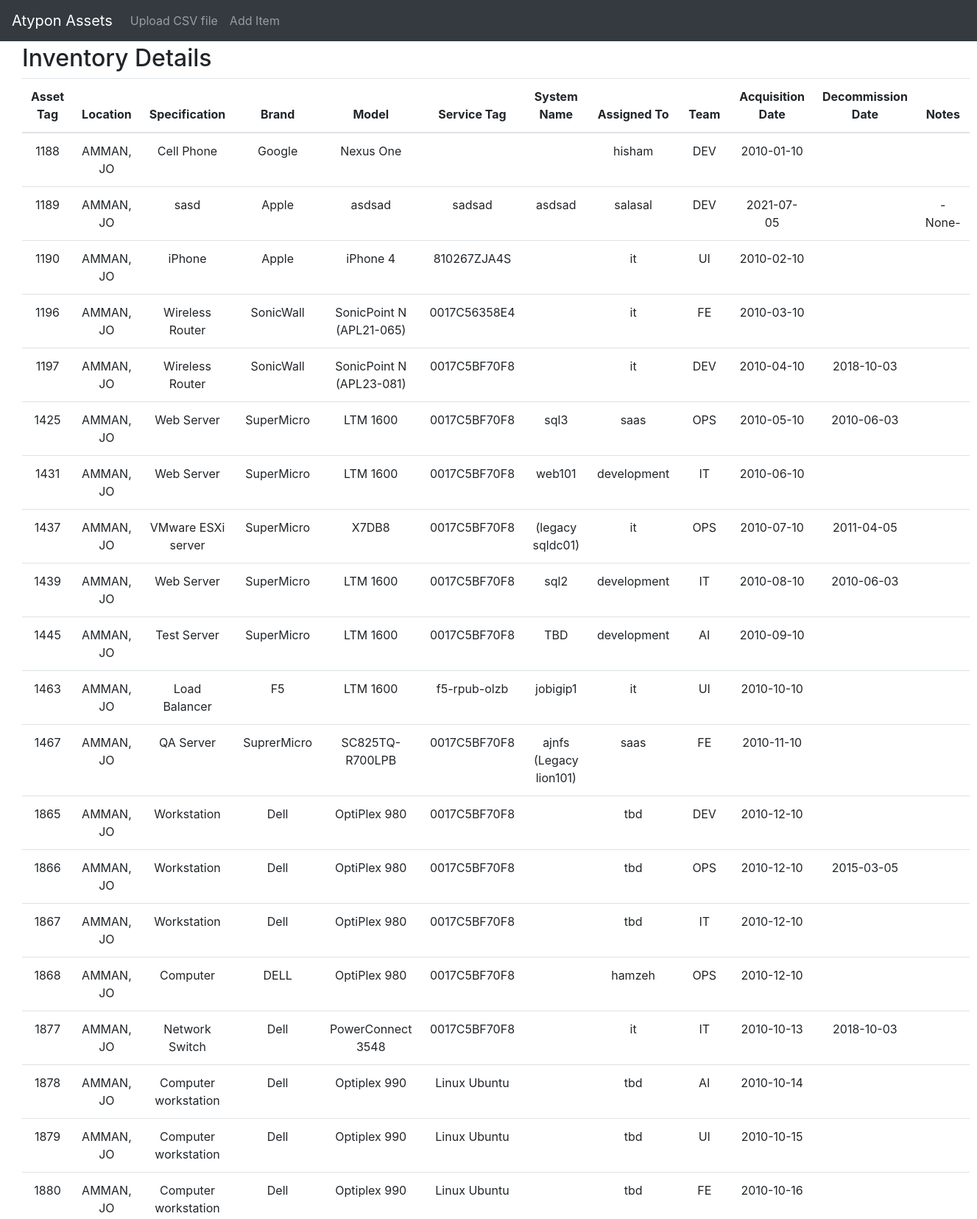
The app's page / (signed in, upper part) with its own data.
### Inventory/models.py (models this page shows, shortened)
class Item(models.Model):
    asset_tag = models.IntegerField(primary_key=True)
    location = models.ForeignKey(Location, on_delete=models.SET_NULL, null=True)
    specification = models.CharField(max_length=100)
    brand = models.ForeignKey(Brand, on_delete=models.SET_NULL, null=True)
    model = models.CharField(max_length=100)
    service_tag = models.CharField(max_length=100)
    system_name = models.CharField(max_length=100, blank=True, null=True)
    assigned_to = models.ForeignKey(Employee, on_delete=models.SET(get_it_employee), null=True)
    team = models.ForeignKey(Team, on_delete=models.SET(get_it_team), null=True)
    acquisition_date = models.DateField(default=datetime.date.today)
    decommission_date = models.DateField(blank=True, null=True)
    notes = models.CharField(max_length=256, blank=True, null=True)

class Location(models.Model):
    name = models.CharField(max_length=50)
    def __str__(self):
        return self.name

class Brand(models.Model):
    name = models.CharField(max_length=50)
    def __str__(self):
        return self.name

class Employee(models.Model):
    name = models.CharField(max_length=50)
    def __str__(self):
        return self.name

class Team(models.Model):
    name = models.CharField(max_length=10)
    def __str__(self):
        return self.name

### Inventory/views.py (the view)
# urls.py: path('', views.home_page),
@login_required
def home_page(request):
    items = Item.objects.all()
    dropdown_items = get_dropdown_items()
    data = {"items": items, 'dropdown_items': dropdown_items}
    return render(request, "details.html", data)

### Inventory/helper.py (called while the page is built)
def objects_to_json_string(objects):
    json_list = []
    for obj in objects.iterator():
        json_list.append('"{}":"{}"'.format(obj.name, obj.name))
    return "{" + ",".join(json_list) + "}"

def get_dropdown_items():
    data = {
        "locations": objects_to_json_string(Location.objects.all()),
        "brands": objects_to_json_string(Brand.objects.all()),
        "teams": objects_to_json_string(Team.objects.all()),
        "employees": objects_to_json_string(Employee.objects.all()),
    }
    return data

### templates/details.html (shortened to what this page needs)
{% extends 'base.html' %}
{% load crispy_forms_filters %}
{% load crispy_forms_tags %}
{% block page_header %}
    Inventory Details
{% endblock %}
{% block content %}
    <table class="table table-hover table-borderless text-center">
        <thead>
        <tr>
            <th id="asset_tag">Asset Tag</th>
            <th id="location">Location</th>
            <th id="specification">Specification</th>
            <th id="brand">Brand</th>
            <th id="model">Model</th>
            <th id="service_tag">Service Tag</th>
            <th id="system_name">System Name</th>
            <th id="assigned_to">Assigned To</th>
            <th id="team">Team</th>
            <th id="acquisition_date">Acquisition Date</th>
            <th id="decommission_date">Decommission Date</th>
            <th id="notes">Notes</th>
        </tr>
        </thead>
        <tbody>
        {% for item in items %}
            <tr>
                <td>{{ item.asset_tag|default_if_none:"-None-" }}</td>
                <td>{{ item.location|default_if_none:"-None-" }}</td>
                <td>{{ item.specification|default_if_none:"-None-" }}</td>
                <td>{{ item.brand|default_if_none:"-None-" }}</td>
                <td>{{ item.model|default_if_none:"-None-" }}</td>
                <td>{{ item.service_tag|default_if_none:"-None-" }}</td>
                <td>{{ item.system_name|default_if_none:"-None-" }}</td>
                <td>{{ item.assigned_to|default_if_none:"-None-" }}</td>
                <td>{{ item.team|default_if_none:"-None-" }}</td>
                <td>{{ item.acquisition_date|date:'Y-m-d'|default_if_none:"-None-" }}</td>
                <td>{{ item.decommission_date|date:'Y-m-d'|default_if_none:"-None-" }}</td>
                <td>{{ item.notes|default_if_none:"-None-" }}</td>
            </tr>
        {% endfor %}
        </tbody>
    </table>
{% endblock %}

### templates/base.html (shortened to what this page needs)
<!DOCTYPE html>
<html lang="en">
<head>
    {% load static %}
    <link rel="stylesheet" href="https://maxcdn.bootstrapcdn.com/bootstrap/4.0.0/css/bootstrap.min.css"
>
    <link rel="stylesheet" href="{% static 'excel-bootstrap-table-filter-style.css' %}">
    <link rel="stylesheet" href="https://cdn.jsdelivr.net/npm/bootstrap-icons@1.5.0/font/bootstrap-icons.css">
</head>
<body class="main h-100">
<nav class="navbar navbar-expand-lg navbar-dark bg-dark">
    <a class="navbar-brand" href="/">Atypon Assets</a>
    <div class="navbar-collapse collapse" id="navbarColor03">
        <ul class="navbar-nav">
            {% if request.user.is_staff %}
                <li class="nav-item">
                    <a class="nav-link" href="/upload">Upload CSV file</a>
                </li>
                <li class="nav-item">
                    <a class="nav-link" href="/add_item">Add Item</a>
                </li>
            {% endif %}
        </ul>
    </div>
</nav>
<div id="content" class="container-fluid align-items-center">
    <div class="container-fluid">
        <div class="mt-1">
            <h2>
                {% block page_header %}
                {% endblock %}
            </h2>
        </div>
        {% block content %}{% endblock %}
    </div>
</div>
</body>
</html>

### records on screen
Item: asset_tag "1188", location "AMMAN, JO", specification "Cell Phone", brand "Google", model "Nexus One", assigned_to "hisham", team "DEV", acquisition_date "2010-01-10"
Item: asset_tag "1189", location "AMMAN, JO", specification "sasd", brand "Apple", model "asdsad", service_tag "sadsad", system_name "asdsad", assigned_to "salasal", team "DEV", acquisition_date "2021-07-05", notes "-None-"
Item: asset_tag "1190", location "AMMAN, JO", specification "iPhone", brand "Apple", model "iPhone 4", service_tag "810267ZJA4S", assigned_to "it", team "UI", acquisition_date "2010-02-10"
Item: asset_tag "1196", location "AMMAN, JO", specification "Wireless Router", brand "SonicWall", model "SonicPoint N (APL21-065)", service_tag "0017C56358E4", assigned_to "it", team "FE", acquisition_date "2010-03-10"
Item: asset_tag "1197", location "AMMAN, JO", specification "Wireless Router", brand "SonicWall", model "SonicPoint N (APL23-081)", service_tag "0017C5BF70F8", assigned_to "it", team "DEV", acquisition_date "2010-04-10", decommission_date "2018-10-03"
Item: asset_tag "1425", location "AMMAN, JO", specification "Web Server", brand "SuperMicro", model "LTM 1600", service_tag "0017C5BF70F8", system_name "sql3", assigned_to "saas", team "OPS", acquisition_date "2010-05-10", decommission_date "2010-06-03"
Item: asset_tag "1431", location "AMMAN, JO", specification "Web Server", brand "SuperMicro", model "LTM 1600", service_tag "0017C5BF70F8", system_name "web101", assigned_to "development", team "IT", acquisition_date "2010-06-10"
Item: asset_tag "1437", location "AMMAN, JO", specification "VMware ESXi server", brand "SuperMicro", model "X7DB8", service_tag "0017C5BF70F8", system_name "(legacy sqldc01)", assigned_to "it", team "OPS", acquisition_date "2010-07-10", decommission_date "2011-04-05"
Item: asset_tag "1439", location "AMMAN, JO", specification "Web Server", brand "SuperMicro", model "LTM 1600", service_tag "0017C5BF70F8", system_name "sql2", assigned_to "development", team "IT", acquisition_date "2010-08-10", decommission_date "2010-06-03"
Item: asset_tag "1445", location "AMMAN, JO", specification "Test Server", brand "SuperMicro", model "LTM 1600", service_tag "0017C5BF70F8", system_name "TBD", assigned_to "development", team "AI", acquisition_date "2010-09-10"
Item: asset_tag "1463", location "AMMAN, JO", specification "Load Balancer", brand "F5", model "LTM 1600", service_tag "f5-rpub-olzb", system_name "jobigip1", assigned_to "it", team "UI", acquisition_date "2010-10-10"
Item: asset_tag "1467", location "AMMAN, JO", specification "QA Server", brand "SuprerMicro", model "SC825TQ-R700LPB", service_tag "0017C5BF70F8", system_name "ajnfs (Legacy lion101)", assigned_to "saas", team "FE", acquisition_date "2010-11-10"
Item: asset_tag "1865", location "AMMAN, JO", specification "Workstation", brand "Dell", model "OptiPlex 980", service_tag "0017C5BF70F8", assigned_to "tbd", team "DEV", acquisition_date "2010-12-10"
Item: asset_tag "1866", location "AMMAN, JO", specification "Workstation", brand "Dell", model "OptiPlex 980", service_tag "0017C5BF70F8", assigned_to "tbd", team "OPS", acquisition_date "2010-12-10", decommission_date "2015-03-05"
Item: asset_tag "1867", location "AMMAN, JO", specification "Workstation", brand "Dell", model "OptiPlex 980", service_tag "0017C5BF70F8", assigned_to "tbd", team "IT", acquisition_date "2010-12-10"
Item: asset_tag "1868", location "AMMAN, JO", specification "Computer", brand "DELL", model "OptiPlex 980", service_tag "0017C5BF70F8", assigned_to "hamzeh", team "OPS", acquisition_date "2010-12-10"
Item: asset_tag "1877", location "AMMAN, JO", specification "Network Switch", brand "Dell", model "PowerConnect 3548", service_tag "0017C5BF70F8", assigned_to "it", team "IT", acquisition_date "2010-10-13", decommission_date "2018-10-03"
Item: asset_tag "1878", location "AMMAN, JO", specification "Computer workstation", brand "Dell", model "Optiplex 990", service_tag "Linux Ubuntu", assigned_to "tbd", team "AI", acquisition_date "2010-10-14"
Item: asset_tag "1879", location "AMMAN, JO", specification "Computer workstation", brand "Dell", model "Optiplex 990", service_tag "Linux Ubuntu", assigned_to "tbd", team "UI", acquisition_date "2010-10-15"
Item: asset_tag "1880", location "AMMAN, JO", specification "Computer workstation", brand "Dell", model "Optiplex 990", service_tag "Linux Ubuntu", assigned_to "tbd", team "FE", acquisition_date "2010-10-16"
